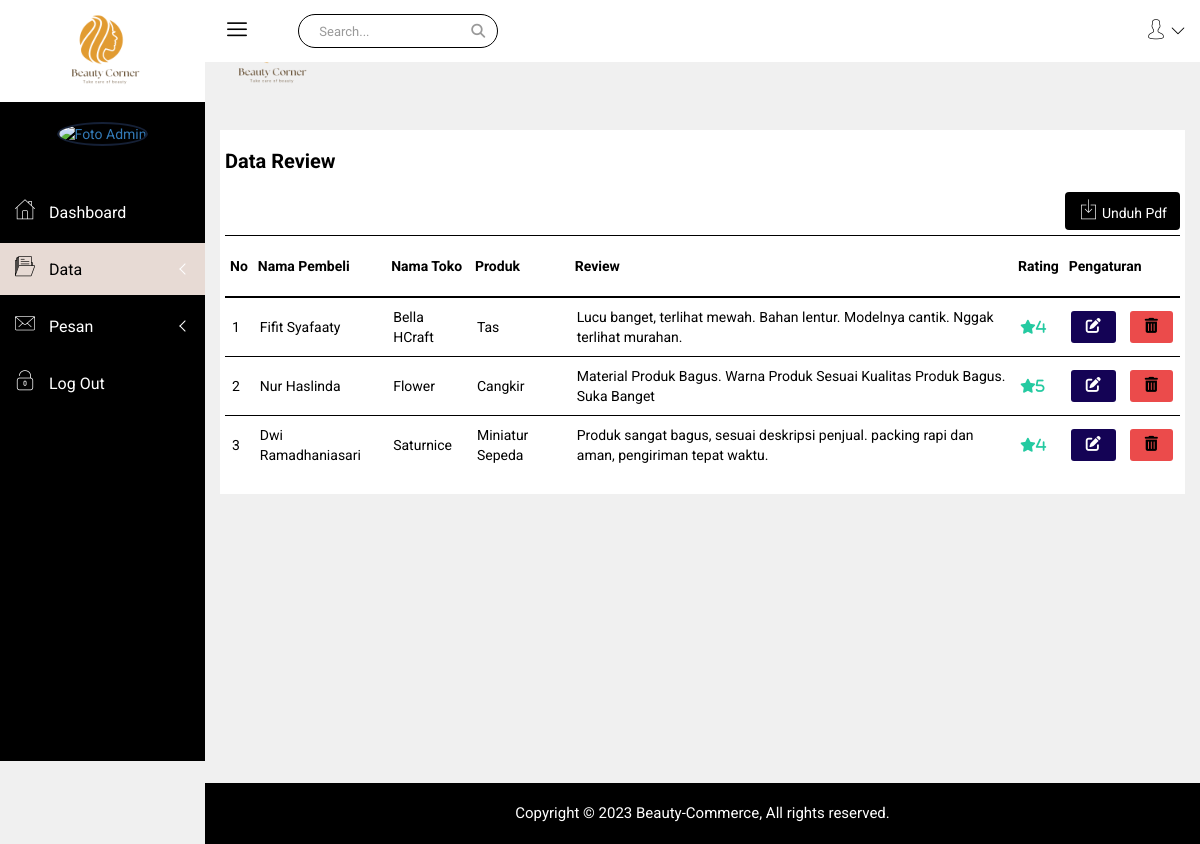
The app's page /admin/datareview.php with its own data.
### tables this page shows
CREATE TABLE `review` (
  `review_id` int(11) NOT NULL,
  `review_rating` int(5) NOT NULL,
  `review_isi` text NOT NULL,
  `produk_id` int(11) NOT NULL,
  `toko_id` int(11) NOT NULL,
  `pembeli_id` int(11) NOT NULL
);

CREATE TABLE `pembeli` (
  `pembeli_id` int(11) NOT NULL,
  `pembeli_nama` varchar(60) NOT NULL,
  `pembeli_username` varchar(15) NOT NULL,
  `pembeli_email` varchar(100) NOT NULL,
  `pembeli_gender` enum('L','P') DEFAULT NULL,
  `pembeli_alamat` varchar(100) NOT NULL,
  `pembeli_foto` varchar(100) NOT NULL,
  `pembeli_pass` varchar(100) NOT NULL,
  `pembeli_hp` varchar(25) NOT NULL
);

CREATE TABLE `toko` (
  `toko_id` int(11) NOT NULL,
  `toko_pemilik` varchar(60) NOT NULL,
  `toko_username` varchar(15) NOT NULL,
  `toko_nama` varchar(60) NOT NULL,
  `toko_hp` varchar(25) NOT NULL,
  `toko_email` varchar(50) NOT NULL,
  `toko_pemilik_alamat` varchar(100) NOT NULL,
  `toko_alamat` varchar(100) NOT NULL,
  `toko_foto` varchar(100) NOT NULL,
  `toko_pass` varchar(100) NOT NULL
);

CREATE TABLE `produk` (
  `produk_id` int(11) NOT NULL,
  `produk_nama` varchar(60) NOT NULL,
  `produk_stok` smallint(6) NOT NULL,
  `produk_harga` float NOT NULL,
  `produk_detail` text NOT NULL,
  `produk_status` varchar(15) NOT NULL,
  `produk_gambartumbnail` varchar(100) NOT NULL,
  `produk_gambar1` varchar(100) NOT NULL,
  `produk_gambar2` varchar(100) NOT NULL,
  `toko_id` int(11) NOT NULL
);

### koneksi.php (called while the page is built, shortened)
<?php
class Koneksi
{
    private $konek;
    private $host = "localhost";
    private $user = "root";
    private $pass = "";
    private $db = "beauty_commerce";
    private function sambung()
    {
        try {
            $this->konek = new PDO("mysql:host=" . $this->host . ";dbname=" . $this->db . ";charset=utf8mb4", $this->user, $this->pass);
            $this->konek->setAttribute(PDO::ATTR_ERRMODE, PDO::ERRMODE_EXCEPTION);
            $this->konek->setAttribute(PDO::ATTR_EMULATE_PREPARES, true);
            return $this->konek;
        } catch (PDOException $ex) {
            return NULL;
        }
    }
    public function kueri($sql)
    {
        $hasil = $this->konek->prepare($sql);
        $hasil->execute();
        return $hasil;
    }
    public function hasil_data($arg)
    {
        return $arg->fetch(PDO::FETCH_ASSOC);
    }
    public function jumlah_data($arg)
    {
        return $arg->rowCount();
    }
}

### admin/datareview.php (the view, shortened to what this page needs)
<?php
require_once '../koneksi.php';
$kon = new Koneksi();
$idadmin = @$_SESSION['admin_id'];
?>
<!doctype html>
<html class="no-js" lang="en">
<head>
    <link rel="stylesheet" href="../penjual/css/bootstrap.min.css">
    <link rel="stylesheet" href="../penjual/css/font-awesome.min.css">
    <link rel="stylesheet" href="https://cdnjs.cloudflare.com/ajax/libs/font-awesome/6.3.0/css/all.min.css">
    <link rel="stylesheet" href="../penjual/css/nalika-icon.css">
    <link rel="stylesheet" href="../penjual/css/owl.carousel.css">
    <link rel="stylesheet" href="../penjual/css/owl.theme.css">
    <link rel="stylesheet" href="../penjual/css/owl.transitions.css">
    <link rel="stylesheet" href="../penjual/css/animate.css">
    <link rel="stylesheet" href="../penjual/css/normalize.css">
    <link rel="stylesheet" href="../penjual/css/meanmenu.min.css">
    <link rel="stylesheet" href="../penjual/css/main.css">
    <link rel="stylesheet" href="../penjual/css/morrisjs/morris.css">
    <link rel="stylesheet" href="../penjual/css/scrollbar/jquery.mCustomScrollbar.min.css">
    <link rel="stylesheet" href="../penjual/css/metisMenu/metisMenu.min.css">
    <link rel="stylesheet" href="../penjual/css/metisMenu/metisMenu-vertical.css">
    <link rel="stylesheet" href="../penjual/css/calendar/fullcalendar.min.css">
    <link rel="stylesheet" href="../penjual/css/calendar/fullcalendar.print.min.css">
    <link rel="stylesheet" href="../penjual/style.css">
    <link rel="stylesheet" href="../penjual/css/responsive.css">
</head>
<body>
    <div class="left-sidebar-pro">
        <nav id="sidebar" class="">
            <div class="sidebar-header">
                <a href="index.html"><img class="main-logo" src="img/logo/logo.png" alt="" style="width: 100px;" /></a>
            </div>
            <div class="nalika-profile">
                <?php
                $que = $kon->kueri("SELECT * FROM admin WHERE admin_id = '$idadmin'");
                $hasil = $kon->hasil_data($que);
                ?>
                <div class="profile-dtl">
                    <a href="#"><img src="<?= $hasil['admin_foto']; ?>" alt="Foto Admin" /></a>
                </div>
            </div>
            <div class="left-custom-menu-adp-wrap comment-scrollbar">
                <nav class="sidebar-nav left-sidebar-menu-pro">
                    <ul class="metismenu" id="menu1">
                        <li>
                            <a href="index.php">
                                <i class="icon nalika-home icon-wrap"></i>
                                <span class="mini-click-non">Dashboard</span>
                            </a>
                        </li>
                        <li>
                            <a class="has-arrow" href="#" aria-expanded="false" class="active" style="background-color: #E7DAD4;"><i class="icon nalika-folder icon-wrap" style=" color: #000000;"></i> <span class="mini-click-non" style=" color: #000000;">Data</span></a>
                        </li>
                        <li>
                            <a class="has-arrow" href="#" aria-expanded="false"><i class="icon nalika-mail icon-wrap"></i> <span class="mini-click-non">Pesan</span></a>
                        </li>
                        <li><a href="../logout.php"><i class="icon nalika-unlocked icon-wrap"></i><span class="mini-click-non"> Log Out</span></a>
                    </ul>
                </nav>
            </div>
        </nav>
    </div>
    <div class="all-content-wrapper">
        <div class="container-fluid">
            <div class="row">
                <div class="col-lg-12 col-md-12 col-sm-12 col-xs-12">
                    <div class="logo-pro">
                        <a href="index.html"><img class="main-logo" src="img/logo/logo.png" alt="" style="width: 100px;" /></a>
                    </div>
                </div>
            </div>
        </div>
        <div class="header-advance-area">
            <div class="header-top-area">
                <div class="container-fluid">
                    <div class="row">
                        <div class="col-lg-12 col-md-12 col-sm-12 col-xs-12">
                            <div class="header-top-wraper">
                                <div class="row">
                                    <div class="col-lg-1 col-md-0 col-sm-1 col-xs-12">
                                        <div class="menu-switcher-pro">
                                            <button type="button" id="sidebarCollapse" class="btn bar-button-pro header-drl-controller-btn btn-info navbar-btn">
                                                <i class="icon nalika-menu-task"></i>
                                            </button>
                                        </div>
                                    </div>
                                    <div class="col-lg-6 col-md-7 col-sm-6 col-xs-12">
                                        <div class="header-top-menu tabl-d-n hd-search-rp">
                                            <div class="breadcome-heading">
                                                <form role="search" class="">
                                                    <input type="text" placeholder="Search..." class="form-control">
                                                    <a href=""><i class="fa fa-search"></i></a>
                                                </form>
                                            </div>
                                        </div>
                                    </div>
                                    <div class="col-lg-5 col-md-5 col-sm-12 col-xs-12">
                                        <div class="header-right-info">
                                            <ul class="nav navbar-nav mai-top-nav header-right-menu">
                                                <li class="nav-item">
                                                    <a href="#" data-toggle="dropdown" role="button" aria-expanded="false" class="nav-link dropdown-toggle">
                                                        <i class="icon nalika-user"></i>
                                                        <i class="icon nalika-down-arrow nalika-angle-dw"></i>
                                                    </a>
                                                </li>
                                            </ul>
                                        </div>
                                    </div>
                                </div>
                            </div>
                        </div>
                    </div>
                </div>
            </div>
        </div>
        <div class="product-status mg-b-30">
            <div class="container-fluid">
                <div class="row">
                    <div class="col-lg-12 col-md-12 col-sm-12 col-xs-12">
                        <div class="product-status-wrap" style="margin-top: 30px;">
                            <div class="row">
                                <h4>Data Review</h4>
                                <div class="breadcomb-report">
                                    <a href="laporan/laporandatareview.php"><button data-toggle="tooltip" title="Download Report" class="btn" style="color: white;"><i class="icon nalika-download"></i> Unduh Pdf</button></a>
                                </div>
                                <table>
                                    <tr>
                                        <th>No</th>
                                        <th>Nama Pembeli</th>
                                        <th>Nama Toko</th>
                                        <th>Produk</th>
                                        <th>Review</th>
                                        <th>Rating</th>
                                        <th colspan="2">Pengaturan</th>
                                    </tr>
                                    <?php
                                    $que = $kon->kueri("SELECT a.review_id, a.review_isi, a.review_rating, b.pembeli_id, b.pembeli_nama, c.produk_id, c.produk_nama, d.toko_id, d.toko_nama
                                    FROM review a JOIN pembeli b ON a.pembeli_id = b.pembeli_id JOIN produk c ON a.produk_id = c.produk_id
                                    JOIN toko d ON a.toko_id = d.toko_id");
                                    $no = 1;
                                    $jumlah = $kon->jumlah_data($que);
                                    if ($jumlah == 0) {
                                        echo "<tr><td colspan=8>Data Kosong...</td></tr>";
                                    } else {
                                        while ($d = $kon->hasil_data($que)) {
                                            echo "<tr>";
                                            echo "<td>$no</td>";
                                            echo "<td>$d[pembeli_nama]</td>";
                                            echo "<td>$d[toko_nama]</td>";
                                            echo "<td>$d[produk_nama]</td>";
                                            echo "<td>$d[review_isi]</td>";
                                            echo "<td><i class='fa fa-star' style='color: #24CAA1;'>$d[review_rating]</td></i>";
                                            echo "<td><a href='datareview_edit.php?id=$d[review_id]'><button data-toggle='tooltip' title='Edit' class='pt-setting'><i class='fa fa-pencil-square-o' aria-hidden='true'></i></button></a></td>";
                                            echo "<td><a href='#' onclick=\"javascript: if(confirm('Apakah review dari" . addslashes($d['pembeli_nama']) . " untuk produk " . addslashes($d['produk_nama']) . " mau dihapus?')==true)
                                           {window.location.href='datareview_proses.php?aksi=hapus&tid=$d[review_id]'; } \"><button data-toggle='tooltip' title='Hapus' class='ds-setting'><i class='fa fa-trash-o' aria-hidden='true'></i></button></a></td>";
                                            $no++;
                                        }
                                    }
                                    ?>
                                </table>
                            </div>
                        </div>
                    </div>
                </div>
            </div>
        </div>
        <div class="footer-copyright-area">
            <div class="container-fluid">
                <div class="row">
                    <div class="col-lg-12">
                        <div class="footer-copy-right">
                            <p>Copyright © 2023 Beauty-Commerce, All rights reserved.</p>
                        </div>
                    </div>
                </div>
            </div>
        </div>
    </div>
</body>
</html>

### penjual/css/main.css (style rules this page uses)
html { color: #222; font-size: 1em; line-height: 1.4; }
audio, canvas, iframe, img, svg, video { vertical-align: middle; }

### penjual/css/metisMenu/metisMenu-vertical.css (style rules this page uses)
.sidebar-nav { background: #fff; }
.sidebar-nav ul { padding: 0; margin: 0; list-style: none; background: #000000; }
.sidebar-nav .metismenu { background: #000000; display: -webkit-box; display: -ms-flexbox; display: flex; -webkit-box-orient: vertical; -webkit-box-direction: normal; -ms-flex-direction: column; flex-direction: column; }
.sidebar-nav .metismenu li + li { margin-top: 5px; }
.sidebar-nav .metismenu li:first-child { margin-top: 5px; }
.sidebar-nav .metismenu li:last-child { margin-bottom: 5px; }
.sidebar-nav .metismenu > li { display: -webkit-box; display: -ms-flexbox; display: flex; -webkit-box-orient: vertical; -webkit-box-direction: normal; -ms-flex-direction: column; flex-direction: column; position: relative; }
.sidebar-nav .metismenu a { position: relative; display: block; padding: 13px 15px; color: #fff; outline-width: 0; transition: all .3s ease-out; font-size:16px; }
.sidebar-nav .metismenu li .icon-wrap { margin-right:10px; font-size:20px; }

### records on screen
review: pembeli.pembeli_nama "Fifit Syafaaty", toko.toko_nama "Bella HCraft", produk.produk_nama "Tas", review_isi "Lucu banget, terlihat mewah. Bahan lentur. Modelnya cantik. Nggak terlihat murahan.", review_rating "4"
review: pembeli.pembeli_nama "Nur Haslinda", toko.toko_nama "Flower", produk.produk_nama "Cangkir", review_isi "Material Produk Bagus. Warna Produk Sesuai Kualitas Produk Bagus. Suka Banget", review_rating "5"
review: pembeli.pembeli_nama "Dwi Ramadhaniasari", toko.toko_nama "Saturnice", produk.produk_nama "Miniatur Sepeda", review_isi "Produk sangat bagus, sesuai deskripsi penjual. packing rapi dan aman, pengiriman tepat waktu.", review_rating "4"
